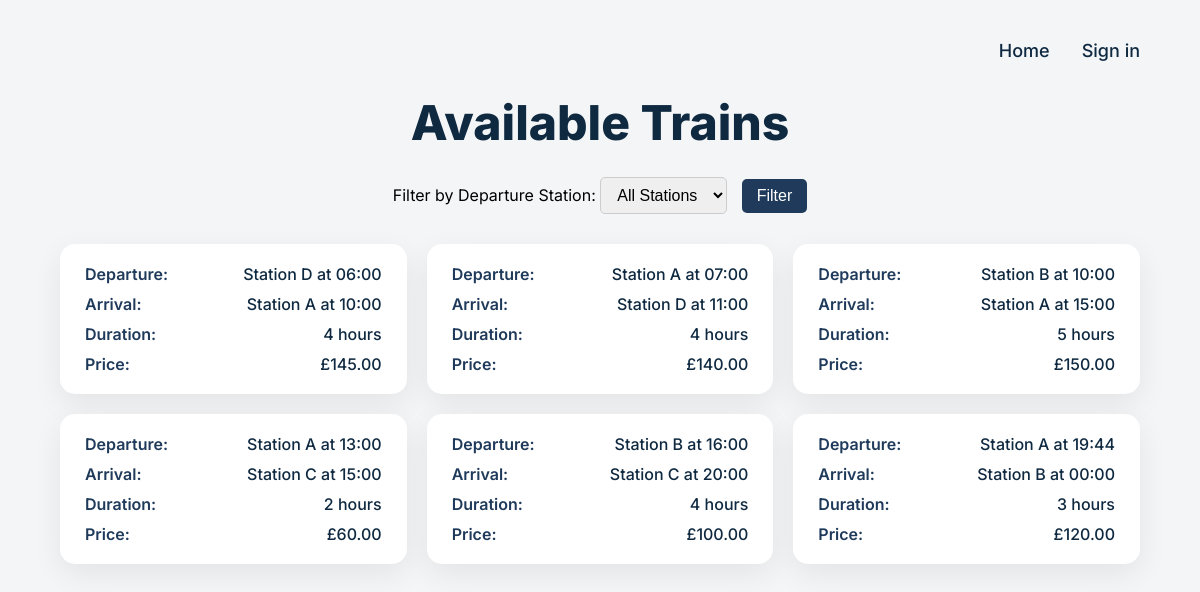
/availabletrains/, run on the app's committed database.
### TrainBooking/models.py (models this page shows, shortened)
class TrainTime(models.Model):
    departure_time = models.TimeField()
    departure_station = models.CharField(max_length=100)
    arrival_time = models.TimeField()
    arrival_station = models.CharField(max_length=100)
    duration = models.CharField(max_length=50)
    price = models.DecimalField(max_digits=6, decimal_places=2)

### TrainBooking/views.py (the view)
# urls.py: path("availabletrains/", views.available_trains, name="availabletrains"),
def available_trains(request):
    selected_station = request.GET.get('station')
    stations = TrainTime.objects.values_list('departure_station', flat=True).distinct()
    if selected_station:
        trains = TrainTime.objects.filter(departure_station=selected_station).order_by('departure_time')
    else:
        trains = TrainTime.objects.all().order_by('departure_time')
    return render(request, "available_trains.html", {
        "trains": trains,
        "stations": stations,
        "selected_station": selected_station
    })

### TrainBooking/templates/available_trains.html (shortened to what this page needs)
<!DOCTYPE html>
<html lang="en">
{% load static %}
<head>
</head>
<body>
  <div class="container">
    <nav class="nav">
      <a href="{% url 'index' %}">Home</a>
      <a href="{% url 'login' %}">Sign in</a>
    </nav>
    <h1>Available Trains</h1>
    <div class="filter-form">
      <form method="get">
        <label for="station">Filter by Departure Station:</label>
        <select name="station" id="station">
          <option value="">All Stations</option>
        </select>
        <button type="submit">Filter</button>
      </form>
    </div>
    {% if trains %}
    <div class="train-cards">
      {% for train in trains %}
      <div class="train-card">
        <div class="train-row">
          <span class="train-label">Departure:</span>
          <span>{{ train.departure_station }} at {{ train.departure_time|time:"H:i" }}</span>
        </div>
        <div class="train-row">
          <span class="train-label">Arrival:</span>
          <span>{{ train.arrival_station }} at {{ train.arrival_time|time:"H:i" }}</span>
        </div>
        <div class="train-row">
          <span class="train-label">Duration:</span>
          <span>{{ train.duration }}</span>
        </div>
        <div class="train-row">
          <span class="train-label">Price:</span>
          <span>£{{ train.price }}</span>
        </div>
      </div>
      {% endfor %}
    </div>
    {% else %}
    <div class="no-trains">
      No trains available.
    </div>
    {% endif %}
  </div>
</body>
</html>

### TrainBooking/templates/available_trains.html (style rules this page uses)
body { margin: 0; background: #f3f5f7; font-family: "Inter", sans-serif; }
.container { width: 90%; max-width: 1100px; margin: 40px auto; }
.nav { display: flex; justify-content: flex-end; gap: 32px; margin-bottom: 20px; }
.nav a { color: #0f2940; font-size: 18px; font-weight: 500; text-decoration: none; }
h1 { font-size: 48px; font-weight: 800; margin-bottom: 25px; color: #0f2940; text-align: center; }
.filter-form { margin-bottom: 30px; text-align: center; }
select { padding: 8px 12px; font-size: 16px; border-radius: 5px; border: 1px solid #ccc; }
button { padding: 8px 15px; font-size: 16px; border: none; border-radius: 5px; background-color: #1f3a5a; color: white; cursor: pointer; margin-left: 10px; }
.train-cards { display: grid; grid-template-columns: repeat(auto-fill, minmax(300px, 1fr)); gap: 20px; }
.train-card { background: #fff; padding: 20px 25px; border-radius: 15px; box-shadow: 0 10px 30px rgba(0,0,0,0.07); display: flex; flex-direction: column; gap: 10px; transition: transform 0.2s, box-shadow 0.2s; }
.train-row { display: flex; justify-content: space-between; font-weight: 500; color: #0f2940; }
.train-label { font-weight: 600; color: #1f3a5a; }

### data on the page
TrainTime: departure_station "Station D", departure_time "06:00", arrival_station "Station A", arrival_time "10:00", duration "4 hours", price "145.00"
TrainTime: departure_station "Station A", departure_time "07:00", arrival_station "Station D", arrival_time "11:00", duration "4 hours", price "140.00"
TrainTime: departure_station "Station B", departure_time "10:00", arrival_station "Station A", arrival_time "15:00", duration "5 hours", price "150.00"
TrainTime: departure_station "Station A", departure_time "13:00", arrival_station "Station C", arrival_time "15:00", duration "2 hours", price "60.00"
TrainTime: departure_station "Station B", departure_time "16:00", arrival_station "Station C", arrival_time "20:00", duration "4 hours", price "100.00"
TrainTime: departure_station "Station A", departure_time "19:44", arrival_station "Station B", arrival_time "00:00", duration "3 hours", price "120.00"
